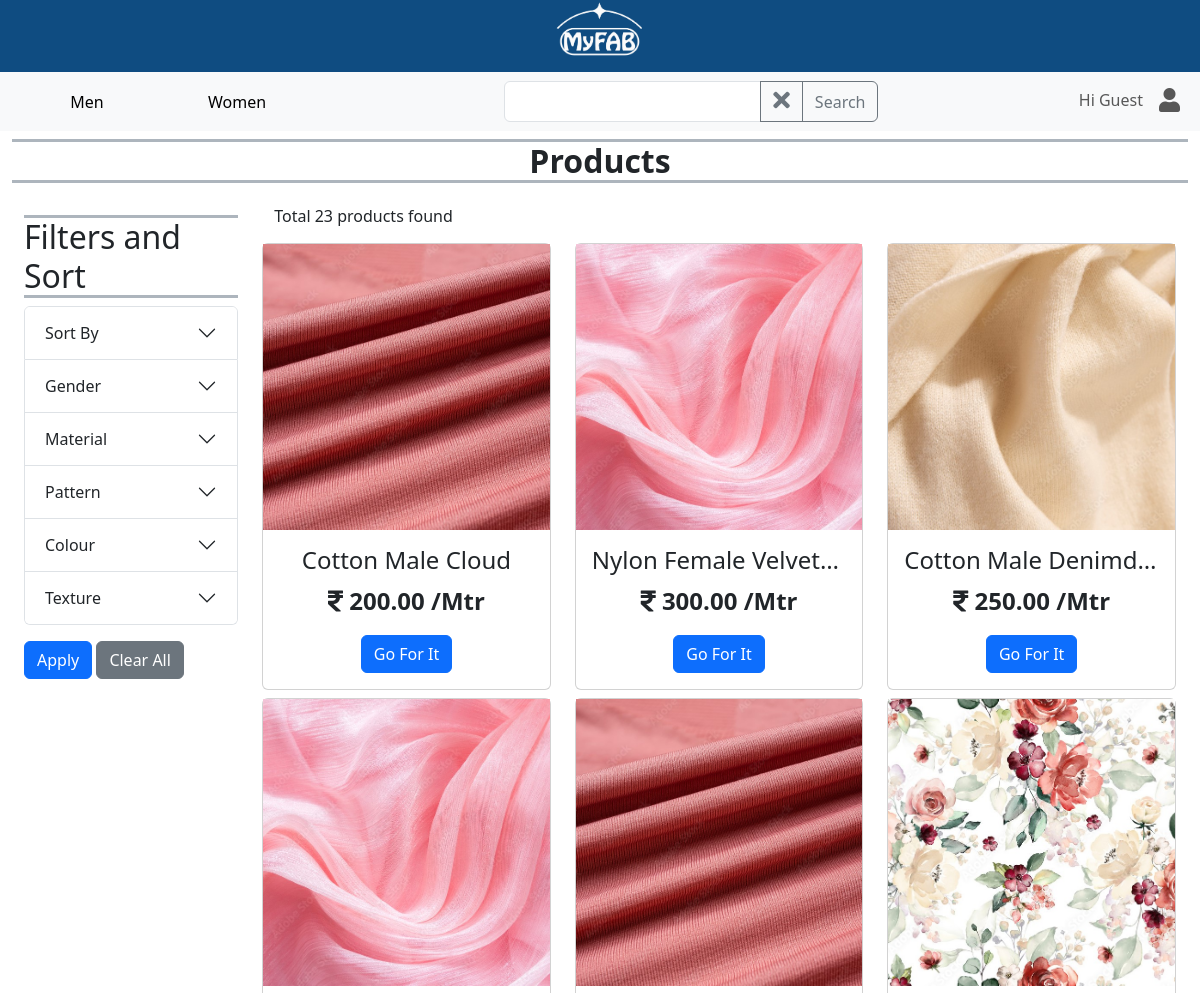
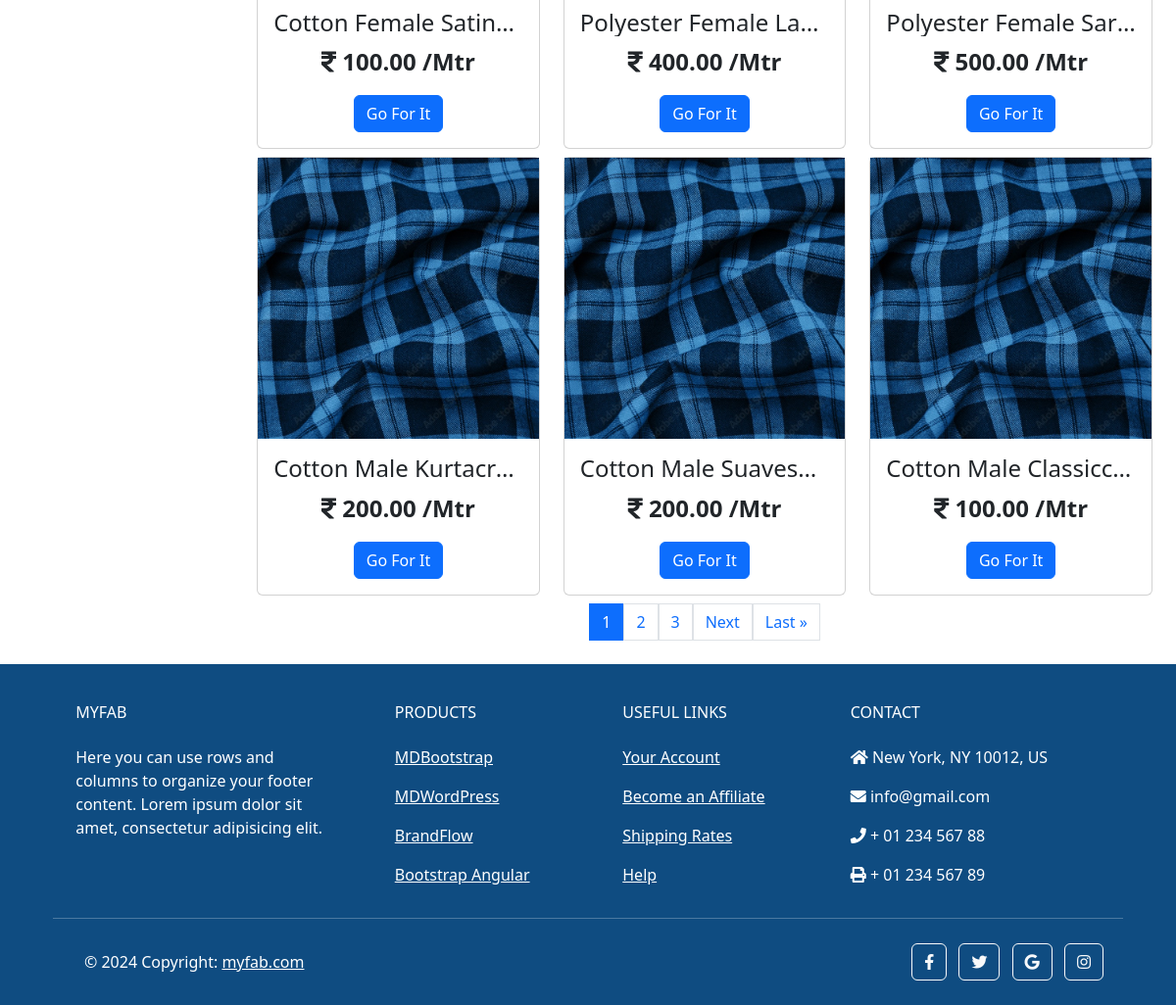
Screenshot of /main/products/ with the database file from the repository (2 pictures, top to bottom).
### main/models.py (models this page shows, shortened)
class Category(models.Model):
    name = models.CharField(max_length=100, unique=True)

class Product(models.Model):
    name = models.CharField(max_length=255, unique=True, blank=False, null=False)
    price = models.DecimalField(max_digits=10, decimal_places=2, default=0, validators=[MinValueValidator(0)])
    image = models.ImageField(upload_to='images/products')
    description = models.TextField(blank=True)
    qty = models.DecimalField(max_digits=10, decimal_places=2, default=0, validators=[MinValueValidator(0)])
    add_date = models.DateField(auto_now_add=True)
    is_active = models.BooleanField(default=True)
    usages = models.ManyToManyField(Usage)
    category_choices = models.ManyToManyField(CategoryChoice)

### main/views.py (the view, shortened to what this page needs)
# urls.py: path('main/products/', ProductPage.as_view(), name = 'products'),
class ProductPage(View):
    def get(self, request):
        products = Product.objects.all()
        search_query = request.GET.get('search', None)
        if search_query:
            products = products.filter(Q(name__icontains=search_query))
        selected_choices = request.GET.getlist('choice', None)
        selected_category_choice_dict = {}
        if selected_category_choice_dict:
            for selected_category, choices in selected_category_choice_dict.items():
                q_obj = Q()
                for choice in choices:
                    q_obj |= Q(category_choices__name=choice)
                products = products.filter(q_obj)
        product_count = products.count()
        sort_by = request.GET.get('sort', None)
        if sort_by == 'newest':
            products = products.order_by('-add_date')
        elif sort_by == 'name_asc':
            products = products.order_by(Lower('name'))
        elif sort_by == 'name_dsc':
            products = products.order_by(Lower('name')).reverse()
        elif sort_by == 'lowest':
            products = products.order_by('price')
        elif sort_by == 'highest':
            products = products.order_by('-price')
        paginator = Paginator(products, 9)
        page_number = request.GET.get('page')
        try:
            paged_products = paginator.page(page_number)
        except PageNotAnInteger:
            paged_products = paginator.page(1)
        except EmptyPage:
            paged_products = paginator.page(paginator.num_pages)
        categories = Category.objects.all()
        category_choice_dict = {}
        for category in categories:
            choice_obj = CategoryChoice.objects.filter(category=category)
            choices_list = [choice.name for choice in choice_obj]
            category_choice_dict[category.name] = choices_list
        context = {'products': paged_products,
                   'product_count': product_count,
                   'category_choice_dict': category_choice_dict,
                   'selected_choices': selected_choices,
                   'sort_by': sort_by,
                   'search_query': search_query
                   }
        return render(request, 'products.html', context)

### templates/products.html (shortened to what this page needs)
{% extends 'base.html' %}
{% load static %}
{% load custom_filters %}
{% block content %}
    <nav class="navbar navbar-expand-lg bg-body-tertiary">
        <div class="container-fluid">
        <div class="collapse navbar-collapse" id="navbarSupportedContent">
            <ul class="navbar-nav d-flex align-items-center me-auto mb-2 mb-lg-0">
                <li class="nav-item">
                    <button class="nav-link active btn btn-link" style="min-width: 150px;" aria-current="page">
                        <a class="text-black text-decoration-none" href="/main/">Men</a>
                    </button>
                </li>
                <li class="nav-item">
                    <button class="nav-link btn btn-link" style="min-width: 150px;" aria-current="page">
                        <a class="text-black text-decoration-none" href="{% url "main:home_women" %}">Women</a>
                    </button>
                </li>
            </ul>
            <ul class="navbar-nav d-flex justify-content-center mx-auto mb-2 mb-lg-0">
                <li class="nav-item">
                    <form id="formsearch" action="" method="get">
                        <div class="input-group">
                            <input type="text" class="form-control" name="search" value="{% if search_query %}{{ search_query }}{% endif %}">
                            <button type="submit" class="btn btn-outline-secondary " id="clear-search">
                                <span aria-hidden="true"><i style="font-size:24px" class="fa">&#xf00d;</i></span>
                            </button>
                            <button type="submit" class="btn btn-outline-secondary" id="search-prod">Search</button>
                        </div>
                    </form>
                </li>
            </ul>
            <ul class="navbar-nav d-flex flex-row justify-content-center  ms-auto mb-2 mb-lg-0">
                {% if user.is_authenticated %}
                <div class="btn-group">
                    <button class="btn btn-outline-secondary dropdown-toggle" type="button" data-bs-toggle="dropdown" aria-expanded="false">
                        Hi {{user.first_name}}
                    </button>
                    <ul class="dropdown-menu">
                      <li><a class="dropdown-item" href="#">Profile</a></li>
                      <li><a class="dropdown-item" href="#">Addresses</a></li>
                      <li><a class="dropdown-item" href="#">Orders</a></li>
                    </ul>
                </div>
                <li class="nav-item ms-3 ms-lg-0">
                    <a class="nav-link" href="#"><i style='font-size:24px' class='fas'>&#xf217;</i></a>
                </li>
                <li class="nav-item ms-3 ms-lg-0">
                    <form action="{% url 'accounts:logout' %}" method="post">
                        {% csrf_token %}
                        <button type="submit" class="nav-link" style="border: none; background: none;">
                            <i style='font-size:24px' class='fas'>&#xf2f5;</i>
                        </button>
                    </form>
                </li>
                {% else %}
                <li class="nav-item ms-3 ms-lg-0">
                    <a class="nav-link" >Hi Guest</a>
                </li>
                <li class="nav-item ms-3 ms-lg-0">
                    <a class="nav-link" href="/accounts/login/"><i style="font-size:24px" class="fa">&#xf007;</i></a>
                </li>
                {% endif %}
            </ul>
        </div>
        </div>
    </nav>
    <div class="container-fluid text-center">
        <h5 class="border-bottom border-top border-3 border-dark-subtle fw-bold fs-2 fs-lg-5 mt-2">Products</h5>
    </div>
    <section class="container-fluid prod-sec-flex-container d-flex my-2">
        <div class="container filter-sec w-25 my-4">
            <div class="accordion d-none d-lg-block" id="filterAccordion">
                <h6 class="border-bottom border-top border-3 border-dark-subtle  fs-2">Filters and Sort</h6>
                <form action="" method="get">
                    <div class="accordion-item">
                        <h2 class="accordion-header" id="sortHeading">
                            <button class="accordion-button collapsed" type="button" data-bs-toggle="collapse" data-bs-target="#sortCollapse" aria-expanded="false" aria-controls="sortCollapse">
                                Sort By
                            </button>
                        </h2>
                    </div>
                    {% for category, choices in category_choice_dict.items %}
                    <div class="accordion-item">
                        <h2 class="accordion-header" id="category1Heading">
                            <button class="accordion-button collapsed" type="button" data-bs-toggle="collapse" data-bs-target="#{{category}}Collapse" aria-expanded="false" aria-controls="{{category}}Collapse">
                                {{category|title}}
                            </button>
                        </h2>
                    </div>
                    {% endfor %}
                    <button type="submit" class="btn btn-primary mt-3">Apply</button>
                    <button type="submit" id="clearFiltersBtn" class="btn btn-secondary mt-3">Clear All</button>
                </form>
            </div>
        </div>
        <div class="container grid-container text-center my-3">
            <div class="container-fluid prod-count-section d-flex">
                <h6>Total {{product_count}} products found</h6>
            </div>
            <div class="row row-cols-1 row-cols-sm-2 row-cols-md-3">
                {% for product in products %}
                <div class="col mt-2">
                    <div class="card" >
                        <img src="{{ product.image.url }}" class="{{product.name}}-img" alt="...">
                        <div class="card-body">
                        <h4 class="card-title text-truncate">{{product.name|title}}</h4>
                        <p class="card-text fw-bold fs-4"><i class="fa">&#xf156;</i>  {{product.price}} /Mtr</p>
                        <a href="{% url 'main:product_details' product.id %}" class="btn btn-primary">Go For It</a>
                        </div>
                    </div>
                </div>
                {% endfor %}
            </div>
            <div class="pagination justify-content-center mt-2">
                {% for page in products.paginator.page_range %}
                <a href="?page={{ page }}"
                class="page-link {% if products.number == page %}active{% endif %}">{{ page }}</a>
                {% endfor %}
                {% if products.has_next %}
                    <a href="?page={{ products.next_page_number }}"
                    class="page-link">Next</a>
                    <a href="?page={{ products.paginator.num_pages }}"
                    class="page-link">Last &raquo;</a>
                {% endif %}
            </div>
        </div>
    </section>
{% endblock %}

### rows the page displays
Category: category_choice_dict "Gender"
Category: category_choice_dict "Material"
Category: category_choice_dict "Pattern"
Category: category_choice_dict "Colour"
Category: category_choice_dict "Texture"
Product: image (picture), name "Cotton Male Cloud", price "200.00"
Product: image (picture), name "Nylon Female Velvet…", price "300.00"
Product: image (picture), name "Cotton Male Denimd…", price "250.00"
Product: image (picture), name "Cotton Female Satin…", price "100.00"
Product: image (picture), name "Polyester Female La…", price "400.00"
Product: image (picture), name "Polyester Female Sar…", price "500.00"
Product: image (picture), name "Cotton Male Kurtacr…", price "200.00"
Product: image (picture), name "Cotton Male Suaves…", price "200.00"
Product: image (picture), name "Cotton Male Classicc…", price "100.00"

### other values shown
{{ product_count }} "23"
{{ page }} "1" "2" "3"
